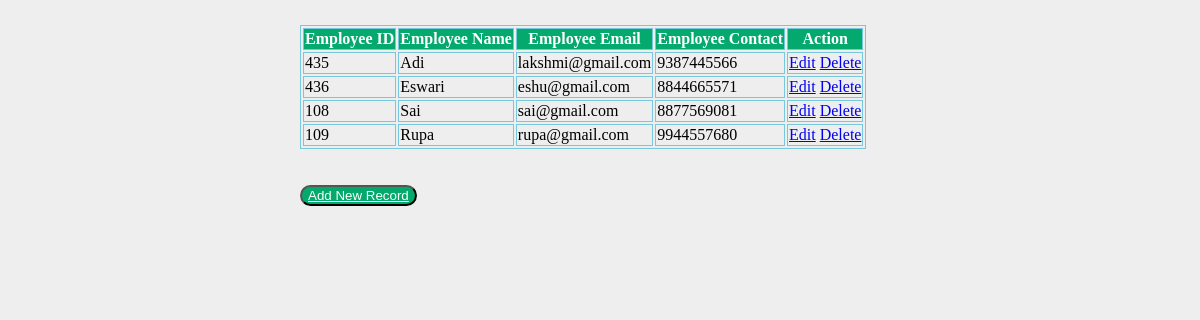
The page /show on the database its author committed.
### Employee/models.py (models this page shows, shortened)
class Employee(models.Model):
    eid = models.CharField(max_length=20)
    ename = models.CharField(max_length=100)
    eemail = models.EmailField()
    econtact = models.CharField(max_length=15)
    class Meta:
        db_table = "Employee"

### Employee/views.py (the view)
# urls.py: path('show',views.show),
def show(request):
    employees = Employee.objects.all()
    return render(request,"show.html",{'employees':employees})

### Employee/templates/show.html (shortened to what this page needs)
<!DOCTYPE html>
<html lang="en">
<head>
    {% load static %}
    <link rel="stylesheet" href="{% static 'css/style.css' %}">
</head>
<body>
    <table>
        <thead>
            <tr>
                <th>Employee ID</th>
                <th>Employee Name</th>
                <th>Employee Email</th>
                <th>Employee Contact</th>
                <th>Action</th>
            </tr>
        </thead>
        <tbody>
            {% for employee in employees %}
            <tr>
                <td>{{ employee.eid }}</td>
                <td>{{employee.ename}}</td>
                <td>{{employee.eemail}}</td>
                <td>{{employee.econtact}}</td>
                <td>
                    <a href="/edit/{{ employee.id }}">Edit</a>
                    <a href="/delete/{{employee.id}}">Delete</a>
                </td>
            </tr>
            {% endfor %}
        </tbody>
    </table>
    <br>
    <br>
    <button><a style="color:white;" href="/emp">Add New Record</a></button>
</body>
</html>

### Employee/static/css/style.css (style rules this page uses)
body { background: #eee; height: 100%; margin: 25px 0; padding-left: 300px; }
table, th, td { border: 1px solid rgb(118, 200, 221); }
th { background-color: #04AA6D; color: white; }
button { border-radius: 12px; color: aqua; background-color: #04AA6D; cursor: pointer; }

### rows shown on the page
Employee: eid "435", ename "Adi", eemail "lakshmi@gmail.com", econtact "9387445566"
Employee: eid "436", ename "Eswari", eemail "eshu@gmail.com", econtact "8844665571"
Employee: eid "108", ename "Sai", eemail "sai@gmail.com", econtact "8877569081"
Employee: eid "109", ename "Rupa", eemail "rupa@gmail.com", econtact "9944557680"
